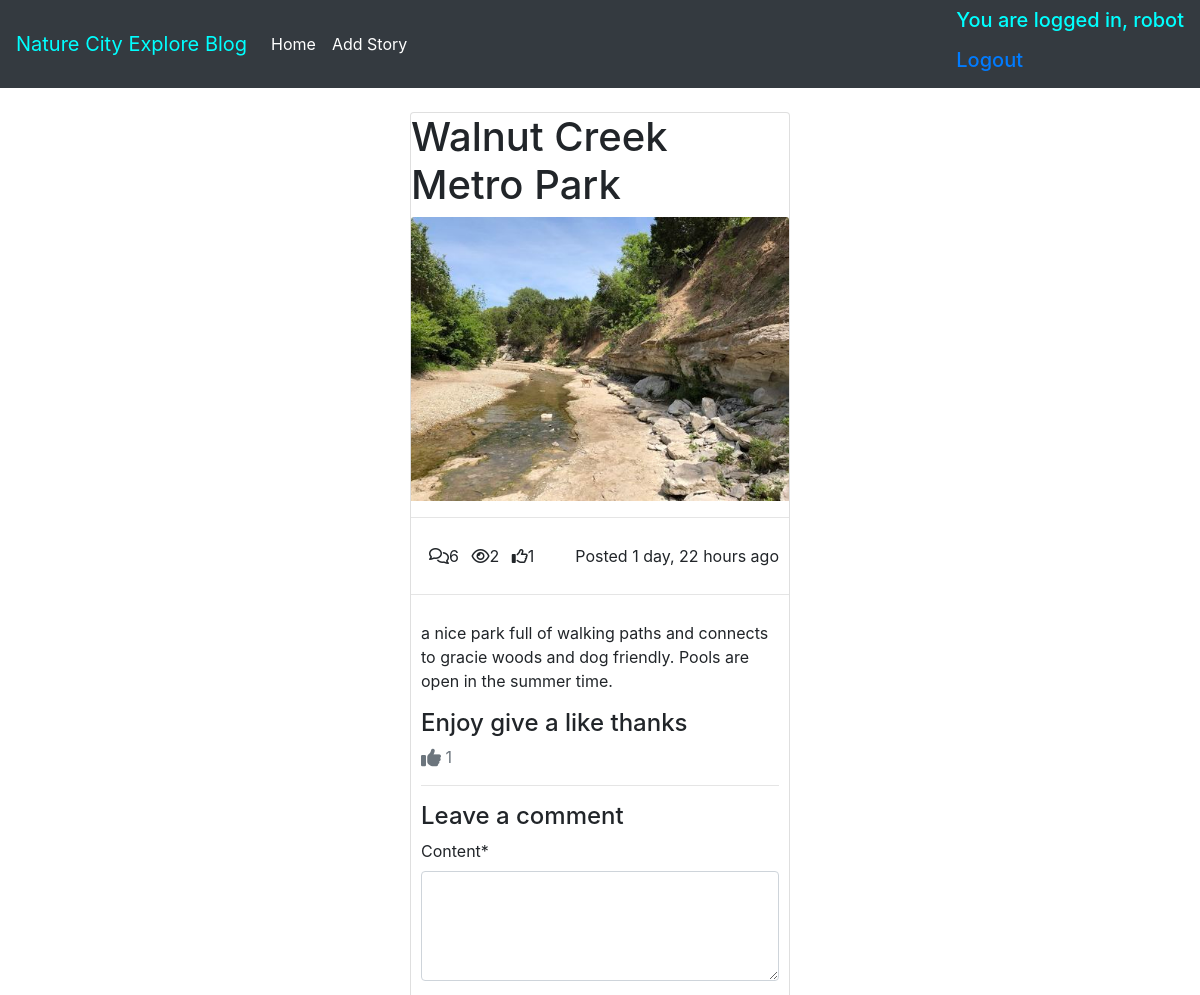
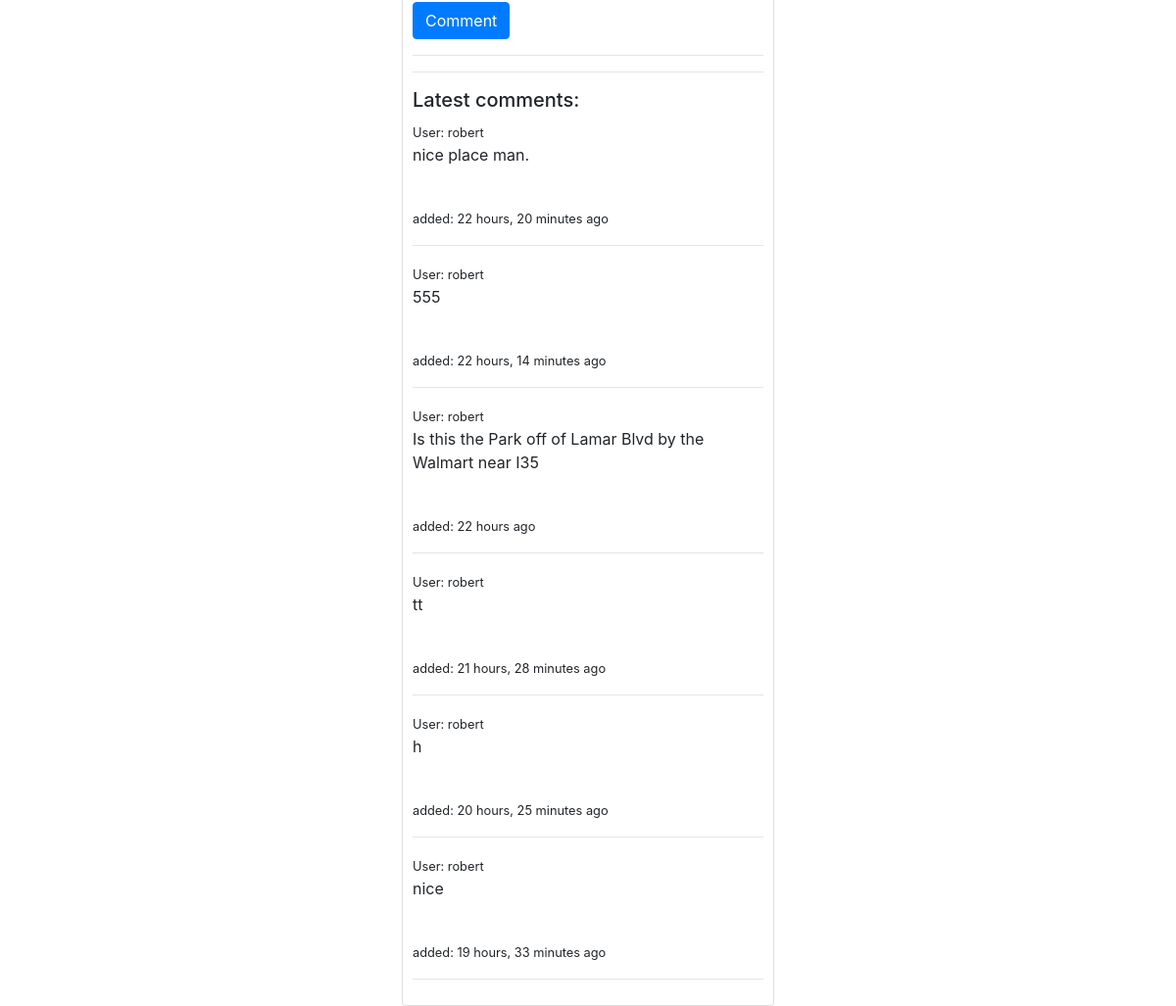
Page /walnutcreekpark/ (signed in) on the committed database (2 pictures, top to bottom).
### posts/models.py (models this page shows, shortened)
class User(AbstractUser):
    pass

class Post(models.Model):
    title = models.CharField(max_length=100)
    content = models.TextField()
    thumbnail = models.ImageField()
    publish_date = models.DateTimeField(auto_now_add=True)
    last_updated = models.DateTimeField(auto_now=True)
    author = models.ForeignKey(User, on_delete=models.CASCADE)
    slug = models.SlugField()
    def get_like_url(self):
        return reverse("like", kwargs={
            'slug': self.slug
        })
    @property
    def comments(self):
        return self.comment_set.all()
    @property
    def get_comment_count(self):
        return self.comment_set.all().count()
    @property
    def get_view_count(self):
        return self.postview_set.all().count()
    @property
    def get_like_count(self):
        return self.like_set.all().count()

class Comment(models.Model):
    user = models.ForeignKey(User, on_delete=models.CASCADE)
    post = models.ForeignKey(Post, on_delete=models.CASCADE)
    timestamp = models.DateTimeField(auto_now_add=True)
    content = models.TextField()

### posts/views.py (the view, shortened to what this page needs)
# urls.py: path('<slug>/', PostDetailView.as_view(), name='detail'),
class PostDetailView(DetailView):
    model = Post
    def get_context_data(self, **kwargs):
        context = super().get_context_data(**kwargs)
        context.update({
            'form': CommentForm()
        })
        return context
    def get_object(self, **kwargs):
        object = super().get_object(**kwargs)
        if self.request.user.is_authenticated:
            PostView.objects.get_or_create(user=self.request.user, post=object)
        return object

### posts/forms.py
class CommentForm(forms.ModelForm):
    content = forms.CharField(required=True, widget=forms.Textarea(attrs={
        'rows': 4
    }))
    class Meta:
        model = Comment
        fields = ('content',)

### posts/templates/posts/post_detail.html (shortened to what this page needs)
{% extends 'posts/base.html' %}
{% load crispy_forms_tags %}
{% block content %}
<div class='row'>
        <div class='col-4 offset-4'>
        <div class='card'>
                <h1>{{ object.title|title }}</h1>
                <img src="{{ object.thumbnail.url }}" class="card-img-top" alt="">
        <hr/>
        <div style='padding: 10px'>
                <span><i class="far fa-comments ml-2"></i>{{ object.get_comment_count }}</span>
                <span><i class="far fa-eye ml-2"></i>{{ object.get_view_count }}</span>
                <span><i class="far fa-thumbs-up ml-2"></i>{{ object.get_like_count }}</span>
                <span class='float-right'>Posted {{ object.publish_date|timesince }} ago</span>
        </div>
        <hr/>
        <div>
                <div style='padding: 10px'>
                <p>{{ object.content }}</p>
                <h4>Enjoy give a like thanks</h4>
                <a class='text-muted' href="{{ object.get_like_url }}">
                        <i class='fas fa-thumbs-up fa-lg'></i>
                        {{ object.get_like_count }}
                </a>
                <hr/>
               {% if request.user.is_authenticated %}
                <h4>Leave a comment</h4>
                <form method="POST">
                        {{ form|crispy }}
                        <button class='btn btn-primary' type='submit'>Comment</button>
                </form>
                <hr/>
                        {% else %}
                        <a href="{% url 'account_login' %}" class="btn btn-primary btn-block">Login to Comment</a>
                        {% endif %}
               <hr/>
                <h5>Latest comments:</h5>
                {% for comment in object.comments %}
                        <div>
                                <small>User: {{ comment.user.username }}</small>
                                <p>{{ comment.content }}</p>
                                <br>
                                <small>added: {{ comment.timestamp|timesince }} ago</small>
                        </div>
                        <hr/>
                        {% endfor %}
        </div>
   </div>
   </div>
</div>
{% endblock %}

### posts/templates/posts/base.html (shortened to what this page needs)
<!doctype html>
<html lang="en">
  <head>
<link rel="stylesheet" href="https://stackpath.bootstrapcdn.com/bootstrap/4.5.0/css/bootstrap.min.css">
  </head>
  <body>
    <nav class="navbar navbar-expand-md navbar-dark bg-dark mb-4">
  <a class="navbar-brand" style="color: aqua;" href="#">Nature City Explore Blog</a>
  <div class="collapse navbar-collapse" id="navbarCollapse">
    <ul class="navbar-nav mr-auto">
      <li class="nav-item active">
        <a class="nav-link" href="/">Home <span class="sr-only">(current)</span></a>
      </li>
      {% if request.user.is_authenticated %}
      <li class="nav-item active">
        <a class="nav-link" href="{% url 'create' %}">Add Story <span class="sr-only">(current)</span></a>
      </li>
      {% else %}
      <a class="nav-link" href="{% url 'login' %}">Add Story <span class="sr-only">(current)</span></a>
      <a class="nav-link" href="{% url 'signup' %}">Signup <span class="sr-only">(current)</span></a>
        {% endif %}
    </ul>
    <h5 style="color: aqua;">
      {% if request.user.is_authenticated %}
      <p>You are logged in, {{ request.user.username }}</p>
      <div>
        <a href="{% url 'logout' %}">Logout</a>
      </div>
      {% else %}
       <div><a href="{% url 'login' %}">Login</a></div>
      {% endif %}</h5>
  </div>
</nav>
  {% block content %}
{% endblock %}
</body>
</html>

### rows in the picture
User: user.username "robot"
Post: title "Walnut Creek Metro Park", thumbnail (picture), get_comment_count "6", get_view_count "2", get_like_count "1", publish_date "1 day, 22 hours", content "a nice park full of walking paths and connects to gracie woods and dog friendly. Pools are open in the summer time."
Comment: user.username "robert", content "nice place man.", timestamp "22 hours, 20 minutes"
Comment: user.username "robert", content "555", timestamp "22 hours, 14 minutes"
Comment: user.username "robert", content "Is this the Park off of Lamar Blvd by the Walmart near I35", timestamp "22 hours"
Comment: user.username "robert", content "tt", timestamp "21 hours, 28 minutes"
Comment: user.username "robert", content "h", timestamp "20 hours, 25 minutes"
Comment: user.username "robert", content "nice", timestamp "19 hours, 33 minutes"
